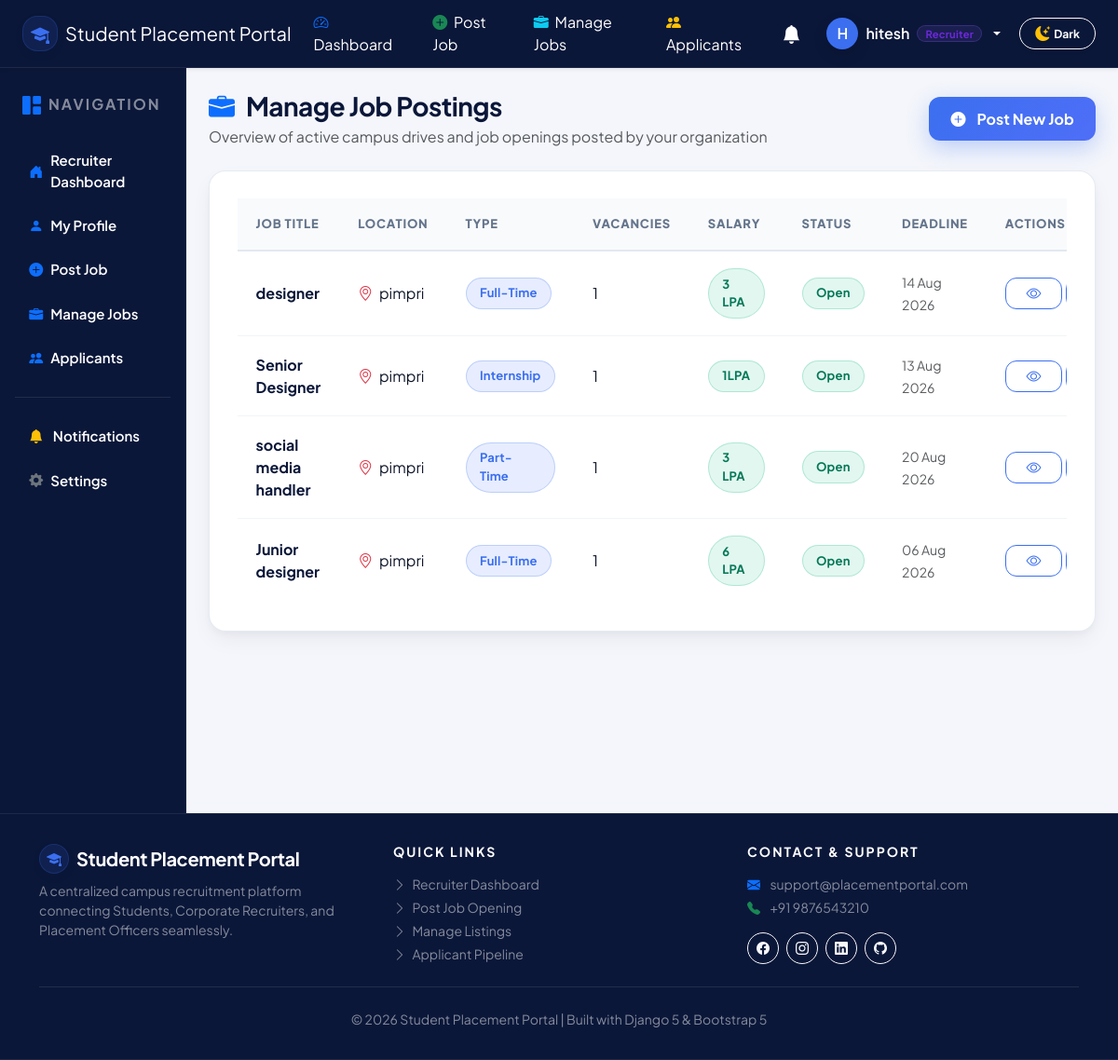
Screenshot of /jobs/manage/ (signed in) with the database file from the repository.
### accounts/models.py (models this page shows, shortened)
class User(AbstractUser):
    ROLE_CHOICES = (
        ('student', 'Student'),
        ('recruiter', 'Recruiter'),
        ('officer', 'Placement Officer'),
    )
    role = models.CharField(
        max_length=20,
        choices=ROLE_CHOICES
    )
    phone = models.CharField(
        max_length=15,
        blank=True,
        null=True
    )
    profile_picture = models.ImageField(
        upload_to='profile_pictures/',
        blank=True,
        null=True
    )
    is_verified = models.BooleanField(default=False)
    created_at = models.DateTimeField(auto_now_add=True)
    updated_at = models.DateTimeField(auto_now=True)

### jobs/models.py (models this page shows, shortened)
class Job(models.Model):
    JOB_TYPE_CHOICES = (
        ('Full-Time', 'Full-Time'),
        ('Part-Time', 'Part-Time'),
        ('Internship', 'Internship'),
        ('Contract', 'Contract'),
    )
    EXPERIENCE_CHOICES = (
        ('Fresher', 'Fresher'),
        ('0-1 Years', '0-1 Years'),
        ('1-3 Years', '1-3 Years'),
        ('3-5 Years', '3-5 Years'),
        ('5+ Years', '5+ Years'),
    )
    STATUS_CHOICES = (
        ('Open', 'Open'),
        ('Closed', 'Closed'),
    )
    company = models.ForeignKey(
        Company,
        on_delete=models.CASCADE,
        related_name='jobs'
    )
    recruiter = models.ForeignKey(
        settings.AUTH_USER_MODEL,
        on_delete=models.CASCADE,
        related_name='posted_jobs'
    )
    job_title = models.CharField(max_length=150)
    job_description = models.TextField()
    required_skills = models.TextField(
        help_text="Separate skills using commas"
    )
    qualification = models.CharField(max_length=150)
    experience = models.CharField(
        max_length=20,
        choices=EXPERIENCE_CHOICES,
        default='Fresher'
    )
    job_type = models.CharField(
        max_length=20,
        choices=JOB_TYPE_CHOICES
    )
    location = models.CharField(max_length=150)
    salary = models.CharField(max_length=100)
    vacancies = models.PositiveIntegerField(default=1)
    application_deadline = models.DateField()
    target_branches = models.CharField(
        max_length=255,
        default='ALL',
        help_text="Target branches for job posting (e.g. CO,IT,AIML or ALL)"
    )
    status = models.CharField(
        max_length=10,
        choices=STATUS_CHOICES,
        default='Open'
    )
    created_at = models.DateTimeField(auto_now_add=True)
    updated_at = models.DateTimeField(auto_now=True)
    class Meta:
        ordering = ['-created_at']

### jobs/views.py (the view)
@login_required
def manage_jobs(request):
    recruiter = get_object_or_404(
        RecruiterProfile,
        user=request.user
    )
    jobs = Job.objects.filter(
        company=recruiter.company
    ).order_by("-created_at")
    return render(
        request,
        "jobs/manage_jobs.html",
        {
            "jobs": jobs
        }
    )

### jobs/templates/jobs/manage_jobs.html (shortened to what this page needs)
{% extends 'base.html' %}
{% block content %}
<div class="row">
    <div class="col-12 mb-4">
        <div class="d-flex align-items-center justify-content-between flex-wrap gap-2">
            <div>
                <h3 class="fw-bold mb-1" style="color: var(--spp-navy);"><i class="bi bi-briefcase-fill text-primary me-2"></i> Manage Job Postings</h3>
                <p class="text-muted mb-0">Overview of active campus drives and job openings posted by your organization</p>
            </div>
            <a href="{% url 'jobs:add_job' %}" class="btn-spp-primary">
                <i class="bi bi-plus-circle-fill me-1"></i> Post New Job
            </a>
        </div>
    </div>
</div>
<div class="spp-card">
    {% if jobs %}
        <div class="table-responsive">
            <table class="spp-table">
                <thead>
                    <tr>
                        <th>Job Title</th>
                        <th>Location</th>
                        <th>Type</th>
                        <th>Vacancies</th>
                        <th>Salary</th>
                        <th>Status</th>
                        <th>Deadline</th>
                        <th>Actions</th>
                    </tr>
                </thead>
                <tbody>
                    {% for job in jobs %}
                        <tr>
                            <td><strong class="fs-6" style="color: var(--spp-navy);">{{ job.job_title }}</strong></td>
                            <td><i class="bi bi-geo-alt text-danger me-1"></i> {{ job.location }}</td>
                            <td><span class="spp-pill blue">{{ job.job_type }}</span></td>
                            <td>{{ job.vacancies }}</td>
                            <td><span class="spp-pill green fw-bold">{{ job.salary }}</span></td>
                            <td>
                                {% if job.status == "Open" %}
                                    <span class="spp-pill green">Open</span>
                                {% else %}
                                    <span class="spp-pill red">Closed</span>
                                {% endif %}
                            </td>
                            <td><small class="text-muted">{{ job.application_deadline|date:"d M Y"|default:job.application_deadline }}</small></td>
                            <td>
                                <div class="d-flex gap-1">
                                    <a href="{% url 'jobs:job_detail' job.id %}" class="btn-spp-outline py-1 px-2.5 fs-7" title="View">
                                        <i class="bi bi-eye"></i>
                                    </a>
                                </div>
                            </td>
                        </tr>
                    {% endfor %}
                </tbody>
            </table>
        </div>
    {% endif %}
</div>
{% endblock %}

### templates/includes/navbar.html (shortened to what this page needs)
<nav class="navbar navbar-expand-lg navbar-dark shadow-sm sticky-top py-2.5" style="background-color: #0B1739 !important; border-bottom: 1px solid rgba(255,255,255,0.08); z-index: 1030;">
    <div class="container-fluid px-3 px-lg-4">
        <a class="navbar-brand d-flex align-items-center gap-2 fw-extrabold" href="/">
            <div class="spp-stat-icon blue p-0" style="width: 38px; height: 38px; font-size: 1.25rem;">
                <i class="bi bi-mortarboard-fill"></i>
            </div>
            <span class="fs-5 tracking-tight text-white">Student Placement Portal</span>
        </a>
        <div class="collapse navbar-collapse" id="navbarContent">
            <ul class="navbar-nav ms-auto align-items-lg-center gap-2 mt-2 mt-lg-0">
                {% if user.is_authenticated and user.role == 'recruiter' %}
                    <li class="nav-item">
                        <a class="nav-link text-white px-2 py-1" href="/recruiter/dashboard/">
                            <i class="bi bi-speedometer2 me-1 text-primary"></i> Dashboard
                        </a>
                    </li>
                    <li class="nav-item">
                        <a class="nav-link text-white px-2 py-1" href="/jobs/add/">
                            <i class="bi bi-plus-circle-fill me-1 text-success"></i> Post Job
                        </a>
                    </li>
                    <li class="nav-item">
                        <a class="nav-link text-white px-2 py-1" href="/jobs/manage/">
                            <i class="bi bi-briefcase-fill me-1 text-info"></i> Manage Jobs
                        </a>
                    </li>
                    <li class="nav-item">
                        <a class="nav-link text-white px-2 py-1" href="{% url 'applications:recruiter_applications' %}">
                            <i class="bi bi-people-fill me-1 text-warning"></i> Applicants
                        </a>
                    </li>
                {% endif %}
                {% if user.is_authenticated %}
                    <li class="nav-item me-1">
                        <a class="nav-link text-white position-relative px-2 py-1" href="{% url 'accounts:notifications' %}" title="Notifications">
                            <i class="bi bi-bell-fill fs-5"></i>
                        </a>
                    </li>
                    <li class="nav-item dropdown">
                        <a class="nav-link dropdown-toggle text-white d-flex align-items-center gap-2 fw-semibold px-2 py-1" href="#" role="button" data-bs-toggle="dropdown">
                            <div class="spp-avatar border-0" style="width: 34px; height: 34px; font-size: 1rem; background: var(--spp-blue); color: #ffffff;">
                                {{ user.username|slice:":1"|upper }}
                            </div>
                            <span class="text-white">{{ user.username }}</span>
                            {% if user.role == 'student' %}
                                <span class="spp-pill blue py-0 px-2" style="font-size: 0.7rem;">Student</span>
                            {% elif user.role == 'recruiter' %}
                                <span class="spp-pill purple py-0 px-2" style="font-size: 0.7rem;">Recruiter</span>
                            {% elif user.role == 'officer' %}
                                <span class="spp-pill orange py-0 px-2" style="font-size: 0.7rem;">TPO Officer</span>
                            {% endif %}
                        </a>
                    </li>
                {% endif %}
                <li class="nav-item ms-lg-1">
                    <button class="btn btn-sm btn-outline-light rounded-pill px-3 py-1.5 d-inline-flex align-items-center justify-content-center gap-1.5 shadow-sm" id="themeToggleBtn" title="Toggle Dark/Light Theme" type="button" style="cursor: pointer;">
                        <i class="bi bi-moon-stars-fill text-warning fs-6" id="themeToggleIcon"></i>
                        <span id="themeToggleLabel" class="small fw-bold text-white ms-1">Dark</span>
                    </button>
                </li>
            </ul>
        </div>
    </div>
</nav>

### static/css/style.css (style rules this page uses)
:root { --spp-navy: #0B1739; --spp-navy-dark: #070F26; --spp-navy-light: #162650; --spp-blue: #3B6FF0; --spp-blue-dark: #2553ca; --spp-grad-start: #4F6EF7; --spp-grad-end: #8B5CF6; --spp-bg: #F4F6FB; --spp-card-bg: #FFFFFF; --spp-text-main: #0F172A; --spp-text-muted: #64748B; --spp-border: #E2E8F0; --spp-green: #10B981; --spp-green-bg: rgba(16, 185, 129, 0.1); --spp-orange: #F59E0B; --spp-orange-bg: rgba(245, 158, 11, 0.1); --spp-purple: #8B5CF6; --spp-purple-bg: rgba(139, 92, 246, 0.1); --spp-red: #EF4444; --spp-red-bg: rgba(239, 68, 68, 0.1); --spp-gray: #64748B; --spp-gray-bg: rgba(100, 116, 139, 0.1); --spp-shadow-sm: 0 2px 5px rgba(11, 23, 57, 0.04), 0 1px 2px rgba(11, 23, 57, 0.02); --spp-shadow-md: 0 10px 25px -3px rgba(11, 23, 57, 0.06), 0 4px 10px -2px rgba(11, 23, 57, 0.04); --spp-shadow-lg: 0 20px 40px -4px rgba(11, 23, 57, 0.1); --spp-shadow-glow: 0 8px 25px rgba(59, 111, 240, 0.3); }
body { background-color: var(--spp-bg); color: var(--spp-text-main); font-family: 'Plus Jakarta Sans', -apple-system, BlinkMacSystemFont, "Segoe UI", Roboto, sans-serif; min-height: 100vh; -webkit-font-smoothing: antialiased; }
h1, h2, h3, h4, h5, h6 { font-family: 'Plus Jakarta Sans', 'Outfit', sans-serif; font-weight: 700; color: var(--spp-navy); letter-spacing: -0.02em; }
.spp-card { background: var(--spp-card-bg); border-radius: 18px; border: 1px solid rgba(226, 232, 240, 0.85); box-shadow: var(--spp-shadow-md); padding: 1.85rem; margin-bottom: 1.75rem; transition: transform 0.25s ease, box-shadow 0.25s ease, border-color 0.25s ease; }
.spp-stat-icon { width: 56px; height: 56px; border-radius: 16px; display: flex; align-items: center; justify-content: center; font-size: 1.65rem; flex-shrink: 0; box-shadow: 0 4px 12px rgba(0, 0, 0, 0.04); }
.spp-stat-icon.blue { background: rgba(59, 111, 240, 0.12); color: var(--spp-blue); border: 1px solid rgba(59, 111, 240, 0.2); }
.spp-pill { display: inline-flex; align-items: center; gap: 0.4rem; padding: 0.4rem 0.9rem; border-radius: 50rem; font-size: 0.8125rem; font-weight: 700; letter-spacing: 0.2px; }
.spp-pill.blue { background: rgba(59, 111, 240, 0.12); color: var(--spp-blue); border: 1px solid rgba(59, 111, 240, 0.25); }
.spp-pill.green { background: rgba(16, 185, 129, 0.12); color: #047857; border: 1px solid rgba(16, 185, 129, 0.25); }
.spp-pill.purple { background: rgba(139, 92, 246, 0.12); color: #6d28d9; border: 1px solid rgba(139, 92, 246, 0.25); }
.btn-spp-primary { background: linear-gradient(135deg, #3B6FF0 0%, #4F6EF7 100%); color: #ffffff; border: none; border-radius: 12px; padding: 0.72rem 1.45rem; font-weight: 700; text-decoration: none; display: inline-flex; align-items: center; justify-content: center; gap: 0.5rem; box-shadow: var(--spp-shadow-glow); transition: all 0.25s cubic-bezier(0.4, 0, 0.2, 1); }
.btn-spp-outline { background-color: transparent; color: var(--spp-blue); border: 1.75px solid var(--spp-blue); border-radius: 12px; padding: 0.68rem 1.35rem; font-weight: 700; text-decoration: none; display: inline-flex; align-items: center; justify-content: center; gap: 0.5rem; transition: all 0.25s cubic-bezier(0.4, 0, 0.2, 1); }
.spp-table { width: 100%; border-collapse: separate; border-spacing: 0; }
.spp-table th { background: #F8FAFC; color: var(--spp-text-muted); font-size: 0.8125rem; font-weight: 800; text-transform: uppercase; letter-spacing: 0.06em; padding: 1.1rem 1.25rem; border-bottom: 2px solid #E2E8F0; }
.spp-table td { padding: 1.15rem 1.25rem; border-bottom: 1px solid #F1F5F9; vertical-align: middle; }
.spp-table tbody tr:last-child td { border-bottom: none; }
.spp-table tbody tr { transition: background-color 0.2s ease, transform 0.2s ease; }
.spp-avatar { width: 76px; height: 76px; border-radius: 50%; object-fit: cover; border: 3px solid #ffffff; box-shadow: 0 6px 16px rgba(0,0,0,0.12); background-color: #E2E8F0; display: inline-flex; align-items: center; justify-content: center; font-size: 1.85rem; color: var(--spp-navy); }

### rows the page displays
User: username "H", username "hitesh"
Job: job_title "designer", location "pimpri", job_type "Full-Time", vacancies "1", salary "3 LPA", status "Open", application_deadline "14 Aug 2026"
Job: job_title "Senior Designer", location "pimpri", job_type "Internship", vacancies "1", salary "1LPA", status "Open", application_deadline "13 Aug 2026"
Job: job_title "social media handler", location "pimpri", job_type "Part-Time", vacancies "1", salary "3 LPA", status "Open", application_deadline "20 Aug 2026"
Job: job_title "Junior designer", location "pimpri", job_type "Full-Time", vacancies "1", salary "6 LPA", status "Open", application_deadline "06 Aug 2026"
